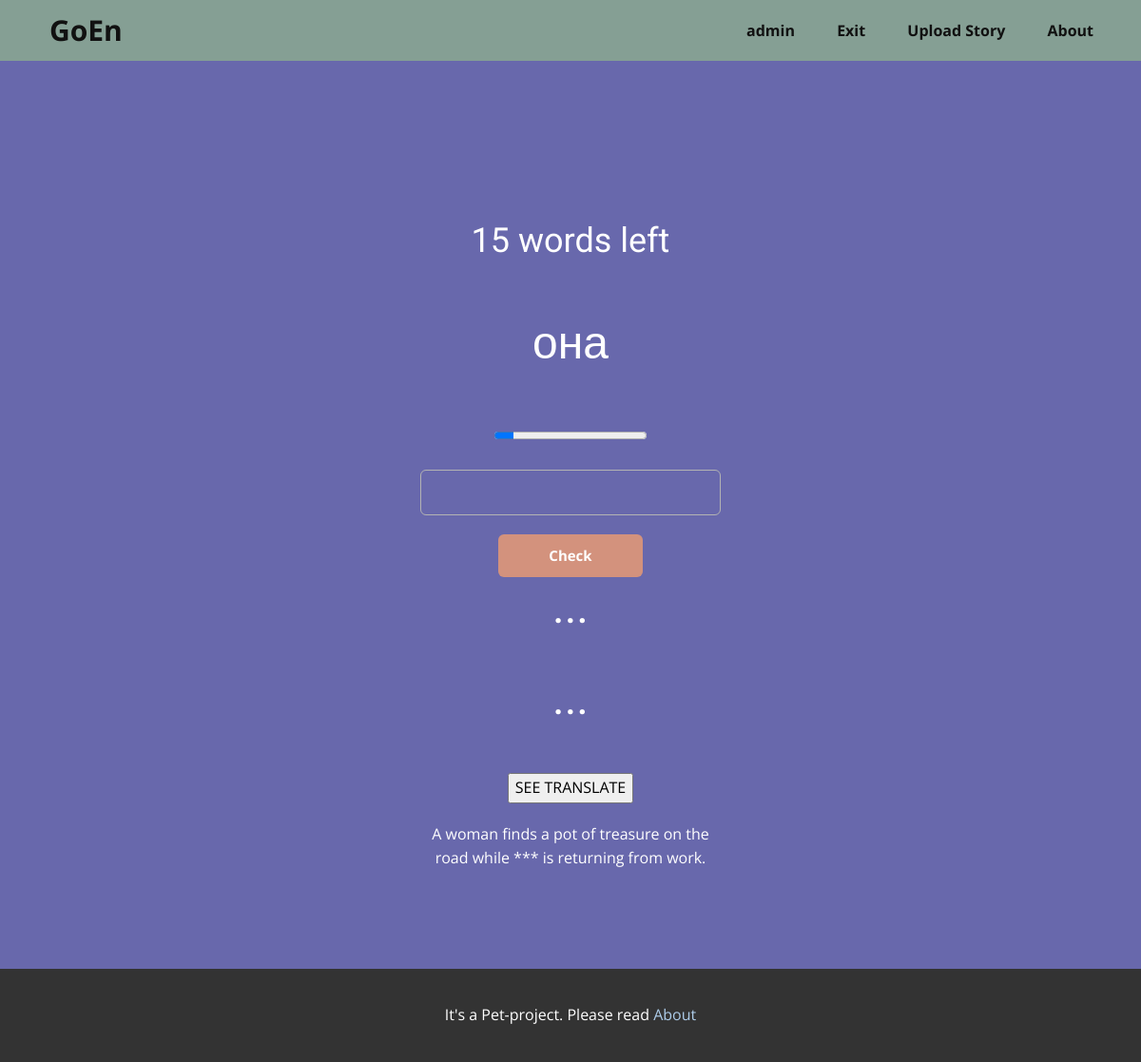
/learningWords/ (signed in), run on the app's committed database.
### goen/models.py (models this page shows, shortened)
class Word(models.Model):
    objects = models.Manager()
    word_original = models.CharField(max_length=128)
    word_translate = models.CharField(max_length=128)
    word_description = models.TextField()
    story = models.ForeignKey(Story, on_delete=models.CASCADE)
    class Meta:
        db_table = 'words'

### goen/views.py (the view, shortened to what this page needs)
# urls.py: path('learningWords/', learning_words, name='learningWords'),
def learning_words(request):
    dict_vars = {'answer': '...',
                 'out': '...',
                 'out_color': 'white',
                 'display_btn_next': 'none',
                 'amount_words_today': '0',
                 'progress': '0'}
    if check_exist_words_to_learn(request.user.pk):
        words_list = get_words_to_learn(request.user.pk)
        word = words_list.first().learn_word
        dict_vars['amount_words_today'] = words_list.count()
        dict_vars['progress'] = words_list.first().progress
    else:
        word = {'word_translate': 'The words are over'}
        dict_vars['answer'] = 'We are waiting for you tomorrow!'
    return render(request, 'learningWords.html', {'answerForm': Answer(), 'word': word,
                                                  'dict_vars': dict_vars})

### goen/forms.py
class Answer(forms.Form):
    answer = forms.CharField(max_length=128, label='',
                             widget=forms.TextInput(attrs={'autofocus': True, 'class': CSS_CLASS}))

### goen/services.py (called while the page is built)
def get_words_to_learn(user_pk: int) -> QuerySet:
    return WordLearned.objects.filter(learn_person=user_pk, next_day_learn__lte=datetime.now().date()).exclude(
        is_learned=True)

def check_exist_words_to_learn(user_pk: int) -> bool:
    return WordLearned.objects.filter(learn_person=user_pk, next_day_learn__lte=datetime.now().date()).exclude(
        is_learned=True).exists()

### goen/templates/learningWords.html (shortened to what this page needs)
{% extends 'base.html' %}
{% load static %}
{% block link %}
<link rel="stylesheet" href="{% static 'css/learningWords.css' %}" media="screen"> {% endblock %}
{% block content %}
<section class="u-clearfix u-custom-color-1 u-section-1" id="sec-1ab0">
    <div class="u-clearfix u-sheet u-sheet-1">
        <h2 class="u-text u-text-default u-text-1">{{ dict_vars.amount_words_today }} words left</h2>
        <h1 class="u-text u-text-default u-text-2">{{ word.word_translate }}</h1>
        <div class="u-align-center-lg u-align-center-md u-align-center-sm u-align-center-xl u-form u-form-1">
            <div class="content_see">
                <progress value="{{ dict_vars.progress }}" max="8"></progress>
            </div>
            <form method="post" autocomplete="off">
                <div class="u-form-group u-form-name">
                    {{ answerForm.as_p }}
                </div>
                <input class="u-border-none u-btn u-btn-round u-button-style u-custom-color-3 u-hover-custom-color-4 u-radius-6 u-btn-2"
                       type="submit" value="Check">
            </form>
        </div>
        <br>
        <div class="u-align-center-lg u-align-center-md u-align-center-sm u-align-center-xl u-form u-form-2">
            <h1 class="u-text u-text-default u-text-3">{{ dict_vars.answer }}</h1>
            <h1 class="u-text u-text-default u-text-4" style="color:{{dict_vars.out_color}};">{{ dict_vars.out }}</h1>
            <br>
            <br>
            <form class="form__see_translate" method="post">
                <button class="btn__see"
                        name="seeTranslate" value="seeTranslate">SEE
                    TRANSLATE
                </button>
            </form>
            <p style="text-align:center;">{{ word.word_description }}</p>
        </div>
    </div>
</section>
{% endblock %}

### templates/base.html (shortened to what this page needs)
<!DOCTYPE html>
<html style="font-size: 16px;" lang="en">
<head>
    {% load static %}
    <link rel="stylesheet" href="{% static 'css/style.css' %}" media="screen">
    {% block link %}{% endblock %}
</head>
<body class="u-body u-xl-mode" data-lang="ru">
<header class="u-clearfix u-custom-color-4 u-header u-header" id="sec-43fb">
    <div class="u-clearfix u-sheet u-sheet-1">
        <p class="u-text u-text-default u-text-1">
            <a class="u-active-none u-border-none u-btn u-button-link u-button-style u-hover-none u-none u-text-body-color u-btn-1"
               href="/">GoEn</a>
        </p>
        <nav class="u-menu u-menu-one-level u-offcanvas u-menu-1">
            <div class="u-custom-menu u-nav-container">
                <ul class="u-nav u-unstyled u-nav-1">
                    {% if request.user.is_authenticated %}
                    <li class="u-nav-item"><s
                            class="u-button-style u-nav-link u-text-active-palette-1-base u-text-body-color u-text-hover-custom-color-3"
                            style="padding: 10px 20px;">{{user.username}}</s>
                    </li>
                    <li class="u-nav-item"><a
                            class="u-button-style u-nav-link u-text-active-palette-1-base u-text-body-color u-text-hover-custom-color-3"
                            href="/logout" style="padding: 10px 20px;">Exit</a>
                    </li>
                    {% endif %}
                    {% if user.username == 'admin' %}
                    <li class="u-nav-item"><a
                            class="u-button-style u-nav-link u-text-active-palette-1-base u-text-body-color u-text-hover-custom-color-3"
                            href="/uploadStory" style="padding: 10px 20px;">Upload Story</a>
                    </li>
                    {% endif %}
                    <li class="u-nav-item"><a
                            class="u-button-style u-nav-link u-text-active-palette-1-base u-text-body-color u-text-hover-custom-color-3"
                            href="/about" style="padding: 10px 20px;">About</a>
                    </li>
                </ul>
            </div>
        </nav>
    </div>
</header>
{% block content %} {% endblock %}
<footer class="u-align-center u-clearfix u-footer u-grey-80 u-footer" id="sec-752c">
    <div class="u-clearfix u-sheet u-sheet-1">
        <section class="u-backlink u-clearfix u-grey-80">
            <p>It's a Pet-project. Please read <a href="/about">about</a></p>
        </section>
    </div>
</footer>
</body>
</html>

### static/css/learningWords.css (style rules this page uses)
.u-section-1 { background-image: none; }
.u-section-1 .u-sheet-1 { min-height: 955px; }
.u-section-1 .u-text-1 { margin: 170px auto 0; }
.u-section-1 .u-text-2 { margin: 61px auto 0; }
.u-section-1 .u-form-1 { height: 124px; width: 316px; margin: 61px auto 0; }
.u-section-1 .u-text-3 { margin: 41px auto 0; }
.u-section-1 .u-text-4 { margin: 43px auto 0; }
.u-section-1 .u-btn-2 { border-style: none; font-weight: 700; font-size: 0.9375rem; background-image: none; margin: auto; padding: 10px 53px 11px; }
.u-section-1 .u-form-2 { height: 67px; width: 316px; margin: -60px auto 60px; }

### data on the page
Word: word_translate "она", word_description "A woman finds a pot of treasure on the road while *** is returning from work."

### other printed values
{{ user.username }} "admin"
{{ dict_vars.amount_words_today }} "15"
{{ dict_vars.answer }} "..."
{{ dict_vars.out }} "..."
